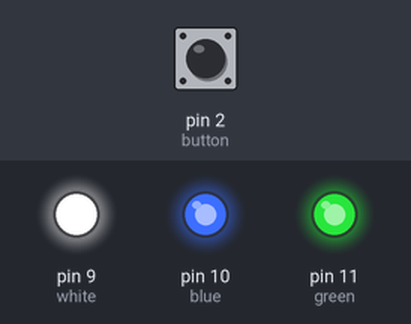
Bench run of a sketch on a simulated Arduino Uno, built with avr-gcc and run on an emulated ATmega328P. Shown: output pins drawn as LEDs (lit = HIGH). The inputs (shaded band) are chosen by the test bench; at power-on: pin 2 (button) HIGH.

Above: at 1.2 s.
1.3 s: pin 2 (button) pulled LOW for 0.15 s
At 1.37 s:
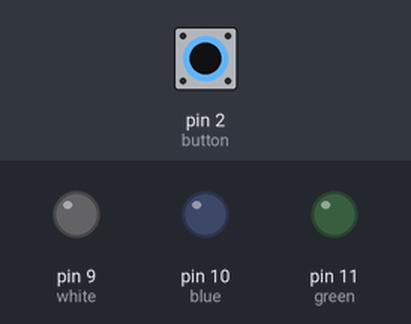
2.9 s: pin 2 (button) pulled LOW for 3.2 s
At 7.4 s:
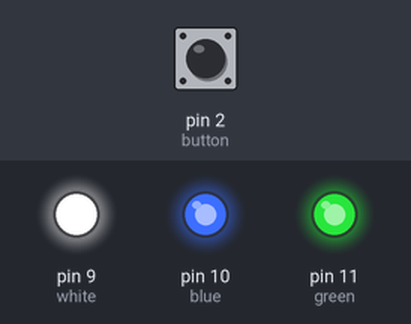
Timing chart, 0 to 8.9 s (numbered marks = the images above; inputs shaded):
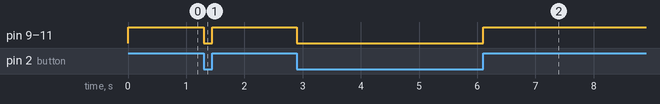

Measured:
- after the input at 1.3 s, pin 9 (white), pin 10 (blue), pin 11 (green): HIGH → LOW at once, → HIGH 0.15 s later
- after the input at 2.9 s, pin 9 (white), pin 10 (blue), pin 11 (green): HIGH → LOW at once, → HIGH 3.2 s later

The sketch:

3LED.ino
```cpp
int white =9;
int blue =10;
int green=11;
int button = 2;


void setup() {
pinMode(button,INPUT_PULLUP);
pinMode(white, OUTPUT);
pinMode(blue, OUTPUT);
pinMode(green, OUTPUT);
}

void loop() {
 if(digitalRead(button) == LOW){
  digitalWrite(white, LOW);
  digitalWrite(blue, LOW);
  digitalWrite(green, LOW);

 }else{
    digitalWrite(white, HIGH);
  digitalWrite(blue, HIGH);
  digitalWrite(green, HIGH);
  }

}
```
